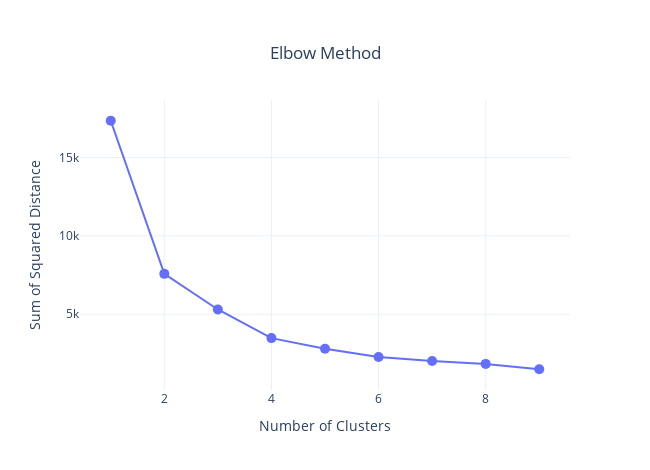

The code cell stored with this chart in its notebook:
### Code cell
kmeans_data = rfm.loc[:,['recency_score','frequency_score']]

inertia=[]
k = [1,2,3,4,5,6,7,8,9]
for i in k:
    kmean=KMeans(n_clusters=i)
    kmean.fit(kmeans_data)
    inertia.append(kmean.inertia_)
    
data = go.Scatter(x=k, y=inertia,mode='lines+markers',marker=dict(size=10))

layout = go.Layout(title={'text': "Elbow Method",'y':0.9,'x':0.5,
                          'xanchor': 'center','yanchor': 'top'},
                   width=650,height=470,
                   xaxis = dict(title='Number of Clusters'),
                   yaxis =dict(title='Sum of Squared Distance'),
                   template = 'plotly_white')

fig =go.Figure(data=data,layout=layout)
iplot(fig)

### Figure 1 — Plotly figure (JSON) as saved in the notebook; plotly's stock layout.template omitted (floating-point values rounded to 4 significant figures)
{"data": [{"marker": {"size": 10}, "mode": "lines+markers", "type": "scatter", "x": [1, 2, 3, 4, 5, 6, 7, 8, 9], "y": [17340.0, 7576.0, 5305.0, 3479.0, 2796.0, 2275.0, 2024.0, 1833.0, 1493.0]}], "layout": {"height": 470, "title": {"text": "Elbow Method", "x": 0.5, "xanchor": "center", "y": 0.9, "yanchor": "top"}, "width": 650, "xaxis": {"title": {"text": "Number of Clusters"}}, "yaxis": {"title": {"text": "Sum of Squared Distance"}}}}
